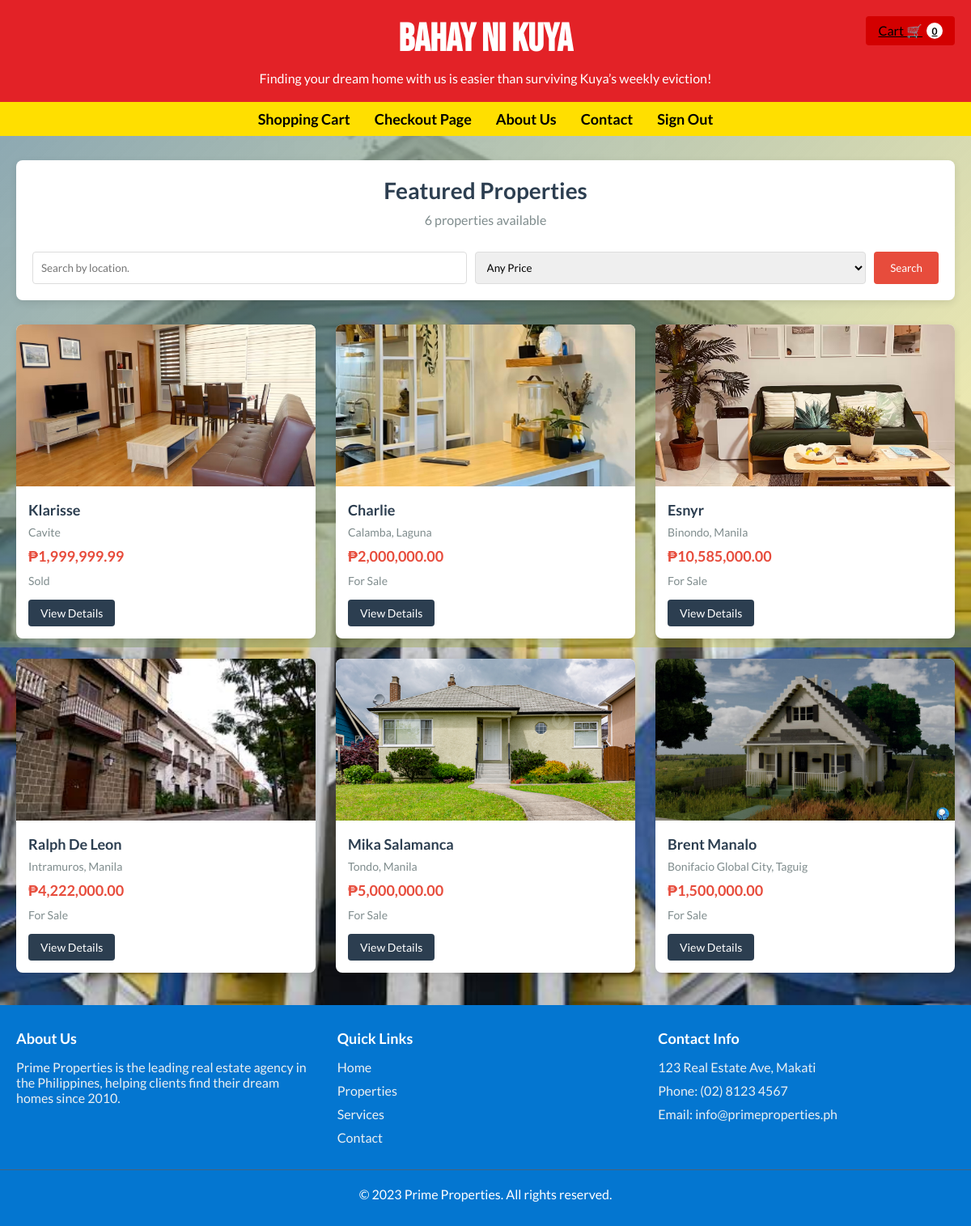
/views/property_listing.php, run on the app's committed database.
### tables this page shows
CREATE TABLE IF NOT EXISTS `properties` (
  `property_id` INT AUTO_INCREMENT NOT NULL,
  `property_name` VARCHAR(100) NULL,
  `address` VARCHAR(300) NULL,
  `price` DECIMAL(10,2) NULL,
  `description` TEXT NULL,
  `offer_type` ENUM('For Sale', 'Sold') NULL,
  `photo` VARCHAR(260) NULL,
  PRIMARY KEY (`property_id`));

### views/property_listing.php (the view, shortened to what this page needs)
<?php
require_once('../includes/dbconfig.php');
$search_location = isset($_GET['search_location']) ? trim($_GET['search_location']) : '';
$tableExists = false;
$checkTable = $conn->query("SHOW TABLES LIKE 'properties'");
if ($checkTable && $checkTable->num_rows > 0) {
    $tableExists = true;
}
$properties = [];
if ($tableExists) {
    $query = "SELECT * FROM properties WHERE 1";
    $query .= " ORDER BY property_id DESC";
    $stmt = $conn->prepare($query);
    $stmt->execute();
    $result = $stmt->get_result();
    if ($result && $result->num_rows > 0) {
        while ($row = $result->fetch_assoc()) {
            $properties[] = $row;
        }
    }
} else {
    $properties = false;
}
?>
<!DOCTYPE html>
<html lang="en">
<head>
    <link rel="stylesheet" href="../assets/css/property_listing.css">
</head>
<body>
    <div class="property-bg-gradient"></div>
    <header>
        <h1 class="site_header">Bahay Ni Kuya</h1>
        <p>Finding your dream home with us is easier than surviving Kuya’s weekly eviction!</p>
        <a href="shopping_cart.php" class="cart-button">
        <span>Cart 🛒</span>
        <span class="cart-count">0</span>
        </a>
    </header>
    <nav>
        <ul>
            <li><a class="topNavBar" href="shopping_cart.php">Shopping Cart</a></li>
            <li><a class="topNavBar" href="checkout.php">Checkout Page</a></li>
            <li><a class="topNavBar" href="#">About Us</a></li>
            <li><a class="topNavBar" href="#">Contact</a></li>
            <li><a class="topNavBar" onclick="window.location.href='logout.php'">Sign Out</a></li>
        </ul>
    </nav>
    <div class="container">
        <div class="search-bar">
            <div class="properties-header">
                <h2>Featured Properties</h2>
                <p class="properties-count">
                    <?php
                    if ($properties === false) {
                        echo "Table 'properties' does not exist";
                    } else {
                        echo count($properties) . " properties available";
                    }
                    ?>
                </p>
            </div>
            <form action="#" method="GET">
                <input type="text" name="search_location" placeholder="Search by location." value="<?php echo htmlspecialchars($search_location); ?>">
                <select name="price_filter">
                    <option value="">Any Price</option>
                </select>
                <button type="submit">Search</button>
            </form>
        </div>
        <?php if ($properties === false): ?>
            <div class="no-properties">
                <h3>Error: Table 'properties' does not exist in the database.</h3>
                <p>Please contact the administrator to set up the required database table.</p>
            </div>
        <?php elseif (count($properties) > 0): ?>
            <div class="properties-grid">
                <?php foreach ($properties as $property): ?>
                    <div class="property-card">
                        <img src="../assets/images/<?php echo htmlspecialchars($property['photo']); ?>" alt="<?php echo htmlspecialchars($property['property_name']); ?>" class="property-image">
                        <div class="property-details">
                            <h3 class="property-title"><?php echo htmlspecialchars($property['property_name']); ?></h3>
                            <p class="property-location"><?php echo htmlspecialchars($property['address']); ?></p>
                            <p class="property-price">₱<?php echo number_format($property['price'], 2); ?></p>
                            <div class="property-features">
                                <span><?php echo htmlspecialchars($property['offer_type']); ?></span>
                            </div>
                            <a href="view_details.php?property_id=<?php echo $property['property_id']; ?>" class="view-details">View Details</a>
                        </div>
                    </div>
                <?php endforeach; ?>
            </div>
        <?php endif; ?>
    </div>
    <footer>
        <div class="footer-content">
            <div class="footer-section">
                <h3>About Us</h3>
                <p>Prime Properties is the leading real estate agency in the Philippines, helping clients find their dream homes since 2010.</p>
            </div>
            <div class="footer-section">
                <h3>Quick Links</h3>
                <a href="#">Home</a>
                <a href="#">Properties</a>
                <a href="#">Services</a>
                <a href="#">Contact</a>
            </div>
            <div class="footer-section">
                <h3>Contact Info</h3>
                <p>123 Real Estate Ave, Makati</p>
                <p>Phone: (02) 8123 4567</p>
                <p>Email: info@primeproperties.ph</p>
            </div>
        </div>
        <div class="copyright">
            <p>&copy; 2023 Prime Properties. All rights reserved.</p>
        </div>
    </footer>
</body>
</html>

### assets/css/property_listing.css (style rules this page uses)
:root { --MainBlue: #0476D0; --MainRed: #E32227; --MainYellow: #FFDF00; --DefaultFont: 'Lato', serif; --DefaultHeaderFont: 'Bebas Neue', sans-serif; --DefaultFontColor: black; }
* { margin: 0; padding: 0; box-sizing: border-box; font-family: 'Lato', sans-serif; }
body { background-image: url('../images/pbb house.jpg'); background-size: cover; background-position: center; background-repeat: no-repeat; color: #333; position: relative; min-height: 100vh; }
.property-bg-gradient { position: fixed; top: 0; left: 0; width: 100vw; height: 100vh; z-index: 0; pointer-events: none; background: linear-gradient( 135deg, rgba(80,124,147,0.7) 0%, rgba(255,223,0,0.3) 100% ); }
body > *:not(.property-bg-gradient) { position: relative; z-index: 1; }
header { background-color: var(--MainRed); color: white; padding: 20px 0; text-align: center; position: relative; }
nav { background-color: var(--MainYellow); padding: 10px 0; }
nav ul { display: flex; justify-content: center; list-style: none; align-items: center; }
nav ul li { margin: 0 15px; }
nav ul li a { color: white; text-decoration: none; font-weight: bold; }
.topNavBar { color: var(--DefaultFontColor); text-decoration: none; font-weight: bold; font-size: 18px; }
.site_header { font-family: var(--DefaultHeaderFont); font-size: 48px; margin-bottom: 10px; }
.cart-button { position: absolute; right: 20px; top: 20px; background-color: #d30000; color: black; border: none; padding: 8px 15px; border-radius: 4px; cursor: pointer; display: flex; align-items: center; gap: 5px; }
.cart-count { background-color: rgb(255, 255, 255); color: black; border-radius: 50%; width: 20px; height: 20px; display: flex; justify-content: center; align-items: center; font-size: 12px; font-weight: bold; }
.container { max-width: 1200px; margin: 30px auto; padding: 0 20px; }
.search-bar { background-color: white; padding: 20px; border-radius: 8px; box-shadow: 0 3px 10px rgba(0,0,0,0.1); margin-bottom: 30px; }
.search-bar form { display: flex; gap: 10px; flex-wrap: wrap; }
.search-bar input, .search-bar select { padding: 10px; border: 1px solid #ddd; border-radius: 4px; flex-grow: 1; min-width: 200px; }
.search-bar button { background-color: #e74c3c; color: white; border: none; padding: 10px 20px; border-radius: 4px; cursor: pointer; }
.properties-header { text-align: center; margin-bottom: 30px; }
.properties-header h2 { font-size: 28px; color: #2c3e50; margin-bottom: 10px; }
.properties-count { color: #7f8c8d; font-size: 16px; }
.properties-grid { display: grid; grid-template-columns: repeat(3, 1fr); gap: 25px; margin-bottom: 40px; }
.property-card { background-color: white; border-radius: 8px; overflow: hidden; box-shadow: 0 3px 10px rgba(0,0,0,0.1); transition: transform 0.3s ease; }
.property-image { width: 100%; height: 200px; object-fit: cover; }
.property-details { padding: 15px; }
.property-title { font-size: 18px; font-weight: bold; margin-bottom: 8px; color: #2c3e50; }
.property-location { color: #7f8c8d; margin-bottom: 10px; font-size: 14px; }
.property-price { color: #e74c3c; font-weight: bold; font-size: 18px; }
.property-features { display: flex; justify-content: space-between; margin-top: 10px; font-size: 14px; color: #7f8c8d; }
.view-details { display: inline-block; margin-top: 15px; padding: 8px 15px; background-color: #2c3e50; color: white; text-decoration: none; border-radius: 4px; font-size: 14px; }
footer { background-color: var(--MainBlue); color: white; text-align: center; padding: 30px 0; margin-top: 40px; }
.footer-content { max-width: 1200px; margin: 0 auto; display: grid; grid-template-columns: repeat(3, 1fr); gap: 30px; text-align: left; padding: 0 20px; }
.footer-section h3 { margin-bottom: 15px; font-size: 18px; }
.footer-section p, .footer-section a { color: #ecf0f1; margin-bottom: 10px; display: block; text-decoration: none; }
.copyright { margin-top: 20px; padding-top: 20px; border-top: 1px solid #4a6278; }

### data on the page
properties: photo (picture), property_name "Klarisse", address "Cavite", price "1,999,999.99", offer_type "Sold"
properties: photo (picture), property_name "Charlie", address "Calamba, Laguna", price "2,000,000.00", offer_type "For Sale"
properties: photo (picture), property_name "Esnyr", address "Binondo, Manila", price "10,585,000.00", offer_type "For Sale"
properties: photo (picture), property_name "Ralph De Leon", address "Intramuros, Manila", price "4,222,000.00", offer_type "For Sale"
properties: photo (picture), property_name "Mika Salamanca", address "Tondo, Manila", price "5,000,000.00", offer_type "For Sale"
properties: photo (picture), property_name "Brent Manalo", address "Bonifacio Global City, Taguig", price "1,500,000.00", offer_type "For Sale"

### other printed values
count($properties) "6"
